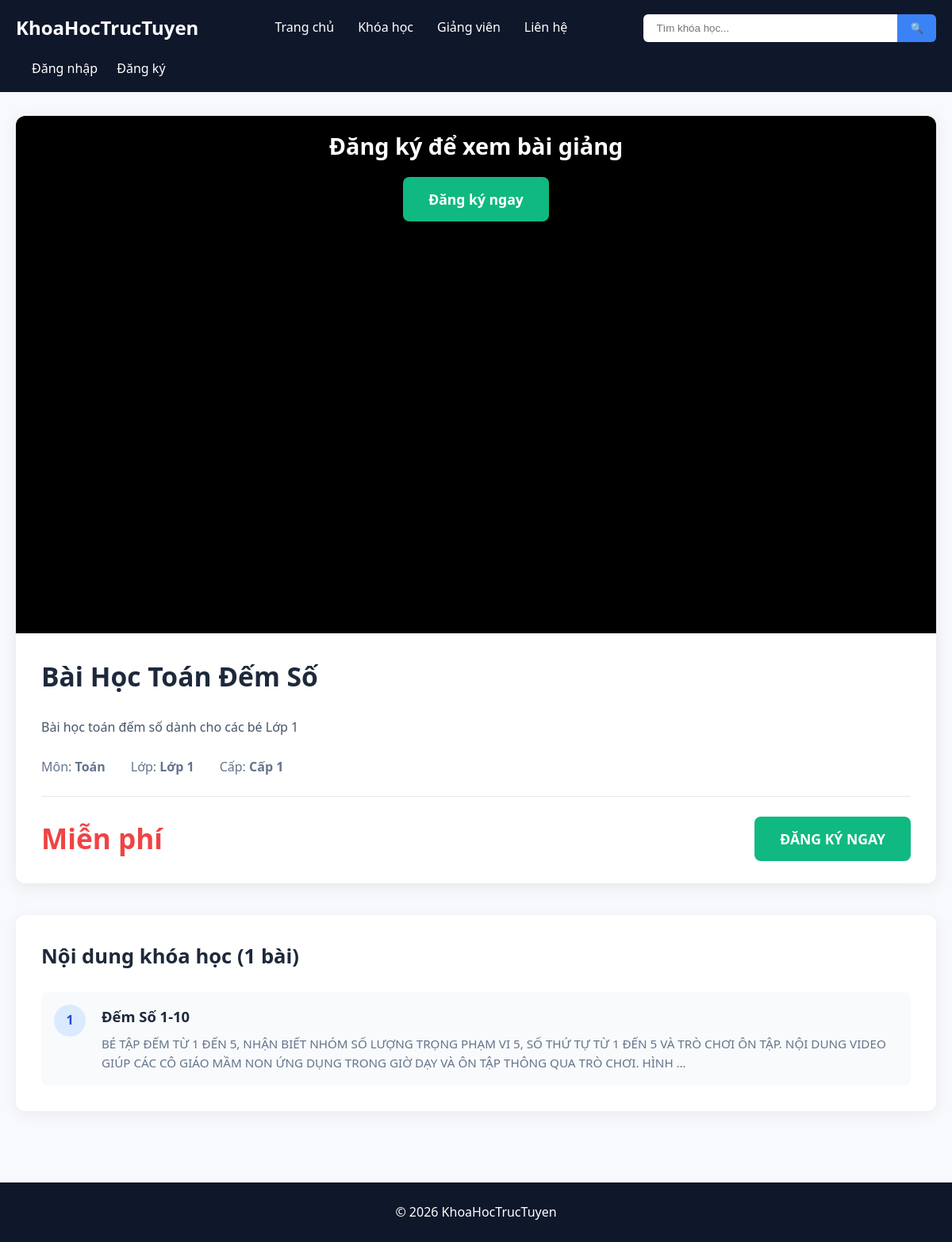
The app's page /course/3/ with its own data.
### courses/models.py (models this page shows, shortened)
class Course(models.Model):
    title = models.CharField(max_length=200)
    description = models.TextField(blank=True)
    price = models.DecimalField(max_digits=10, decimal_places=0, default=0)
    is_free = models.BooleanField(default=True)
    subject = models.ForeignKey('Subject', on_delete=models.CASCADE)
    grade = models.ForeignKey('Grade', on_delete=models.CASCADE)
    level = models.ForeignKey('Level', on_delete=models.CASCADE)
    image = models.ImageField(
        upload_to='courses/',
        blank=True,
        null=True,
        verbose_name="Ảnh khóa học",
        help_text="Kích thước khuyến nghị: 800x450px hoặc lớn hơn"
    )
    is_published = models.BooleanField(default=False, verbose_name="Đã xuất bản")

class Subject(models.Model):
    name = models.CharField(max_length=100)

class Grade(models.Model):
    name = models.CharField(max_length=50)
    level = models.ForeignKey(Level,on_delete=models.CASCADE)

class Level(models.Model):
    name = models.CharField(max_length=50)

class Lesson(models.Model):
    course = models.ForeignKey('Course', on_delete=models.CASCADE, related_name='lessons')
    title = models.CharField(max_length=200)
    video_url = models.URLField(max_length=500, blank=True, null=True,help_text="Dán link YouTube (watch, youtu.be, embed đều được)")
    video_file = models.FileField(upload_to='lessons/videos/', blank=True, null=True)
    content = models.TextField(blank=True)
    order = models.PositiveIntegerField(default=1)
    is_free_preview = models.BooleanField(default=False)
    class Meta:
        ordering = ['order']

### courses/views.py (the view)
# urls.py: path("course/<int:course_id>/", views.course_detail, name="course_detail"),
def course_detail(request, course_id):
    course = get_object_or_404(Course, id=course_id)
    lessons = course.lessons.all().order_by('order')
    enrolled = False
    if request.user.is_authenticated:
        enrolled = Enrollment.objects.filter(user=request.user, course=course).exists()
    return render(request, "course_detail.html", {
        "course": course,
        "lessons": lessons,
        "enrolled": enrolled,
    })

### courses/context_processors.py (called while the page is built)
def menu_data(request):
    levels = Level.objects.all()
    return {
        'levels': levels
    }

### templates/course_detail.html (shortened to what this page needs)
{% extends "base.html" %}
{% load static %}
{% block extra_css %}
    <link rel="stylesheet" href="{% static 'course_detail.css' %}">
{% endblock %}
{% block content %}
<div class="course-detail">
    <div class="video-section">
      <div class="video-container">
          {% if enrolled or lessons.0.is_free_preview %}
              {% if lessons.0.get_youtube_id %}
                  <iframe
                      width="100%"
                      height="500"
                      src="https://www.youtube-nocookie.com/embed/{{ lessons.0.get_youtube_id }}?rel=0"
                      title="{{ lessons.0.title }}"
                      frameborder="0"
                      allow="accelerometer; autoplay; clipboard-write; encrypted-media; gyroscope; picture-in-picture"
                      allowfullscreen
>
                  </iframe>
              {% elif lessons.0.video_file %}
                  <video controls poster="{% static 'images/video-poster.jpg' %}" class="main-video">
                      <source src="{{ lessons.0.video_file.url }}" type="video/mp4">
                      Trình duyệt không hỗ trợ video.
                  </video>
              {% else %}
                  <div class="no-video-message">
                      <i class="bi bi-play-circle-fill"></i>
                      <p>Bài học không có video</p>
                  </div>
              {% endif %}
          {% else %}
              <div class="locked-video">
                  <div class="lock-overlay">
                      <h3>Đăng ký để xem bài giảng</h3>
                      <a href="{% url 'enroll_course' course.id %}" class="btn-enroll">Đăng ký ngay</a>
                  </div>
              </div>
          {% endif %}
      </div>
        <div class="course-header">
            <h1>{{ course.title }}</h1>
            <p>{{ course.description|linebreaks|truncatewords:80 }}</p>
            <div class="meta-row">
                <div>Môn: <strong>{{ course.subject.name|default:"-" }}</strong></div>
                <div>Lớp: <strong>{{ course.grade.name|default:"-" }}</strong></div>
                <div>Cấp: <strong>{{ course.level.name|default:"-" }}</strong></div>
            </div>
            <div class="price-row">
                <div class="price">
                    {% if course.price == 0 %}Miễn phí{% else %}{{ course.price }} VNĐ{% endif %}
                </div>
                {% if enrolled %}
                    <div class="enrolled">ĐÃ ĐĂNG KÝ</div>
                {% else %}
                    <a href="{% url 'enroll_course' course.id %}" class="btn-enroll">ĐĂNG KÝ NGAY</a>
                {% endif %}
            </div>
        </div>
    </div>
    <div class="lessons-section">
        <h2>Nội dung khóa học ({{ lessons.count }} bài)</h2>
        <div class="lesson-list">
            {% for lesson in lessons %}
                <div class="lesson-row">
                    <div class="lesson-number">{{ forloop.counter }}</div>
                    <div class="lesson-info">
                        <h3>{{ lesson.title }}</h3>
                        <p>{{ lesson.content|truncatewords:50 }}</p>
                    </div>
                </div>
            {% empty %}
                <p class="no-content">Chưa có bài học nào.</p>
            {% endfor %}
        </div>
    </div>
</div>
{% endblock %}

### static/style.css (style rules this page uses)
* { margin:0; padding:0; box-sizing:border-box; }
body { font-family: 'Segoe UI', system-ui, sans-serif; background:#f8f9fc; color:#222; line-height:1.6; }
.price { font-size: 1.5rem; font-weight: 700; color: #e11d48; }

### static/course_detail.css (style rules this page uses)
.course-detail { max-width: 1200px; margin: 0 auto; padding: 30px 20px; }
.video-section { background: #fff; border-radius: 12px; overflow: hidden; box-shadow: 0 4px 20px rgba(0,0,0,0.08); margin-bottom: 40px; }
.video-container { position: relative; padding-bottom: 56.25%; height: 0; background: #000; }
.locked-video { position: relative; height: 100%; }
.lock-overlay { position: absolute; inset: 0; background: rgba(0,0,0,0.75); display: flex; flex-direction: column; align-items: center; justify-content: center; color: white; text-align: center; z-index: 2; }
.lock-overlay h3 { font-size: 1.8rem; margin-bottom: 16px; }
.btn-enroll { display: inline-block; background: #10b981; color: white; padding: 14px 32px; border-radius: 8px; text-decoration: none; font-weight: 600; font-size: 1.1rem; transition: background 0.2s; }
.course-header { padding: 28px 32px; }
.course-header h1 { font-size: 2.1rem; margin-bottom: 16px; color: #1e293b; }
.course-header p { color: #475569; margin-bottom: 24px; line-height: 1.6; }
.meta-row { display: flex; gap: 32px; margin-bottom: 24px; font-size: 1rem; color: #64748b; }
.price-row { display: flex; justify-content: space-between; align-items: center; border-top: 1px solid #e2e8f0; padding-top: 24px; }
.price { font-size: 2.2rem; font-weight: 700; color: #ef4444; }
.lessons-section { background: #fff; border-radius: 12px; padding: 32px; box-shadow: 0 4px 20px rgba(0,0,0,0.06); }
.lessons-section h2 { font-size: 1.6rem; margin-bottom: 24px; color: #1e293b; }
.lesson-list { display: flex; flex-direction: column; gap: 16px; }
.lesson-row { display: flex; gap: 20px; padding: 16px; border-radius: 8px; background: #f8fafc; transition: background 0.2s; }
.lesson-number { width: 40px; height: 40px; background: #dbeafe; color: #1d4ed8; border-radius: 50%; display: flex; align-items: center; justify-content: center; font-weight: 600; flex-shrink: 0; }
.lesson-info h3 { font-size: 1.15rem; margin-bottom: 8px; color: #1e293b; }
.lesson-info p { color: #64748b; font-size: 0.95rem; }

### records on screen
Course: title "Bài Học Toán Đếm Số", description "Bài học toán đếm số dành cho các bé Lớp 1", subject.name "Toán", grade.name "Lớp 1", level.name "Cấp 1"
Lesson: title "Đếm Số 1-10", content "BÉ TẬP ĐẾM TỪ 1 ĐẾN 5, NHẬN BIẾT NHÓM SỐ LƯỢNG TRỌNG PHẠM VI 5, SỐ THỨ TỰ TỪ 1 ĐẾN 5 VÀ TRÒ CHƠI ÔN TẬP. NỘI DUNG VIDEO GIÚP CÁC CÔ GIÁO MẦM NON ỨNG DỤNG TRONG GIỜ DẠY VÀ ÔN TẬP THÔNG QUA TRÒ CHƠI. HÌNH …"

### other values on screen
{{ lessons.count }} "1"
